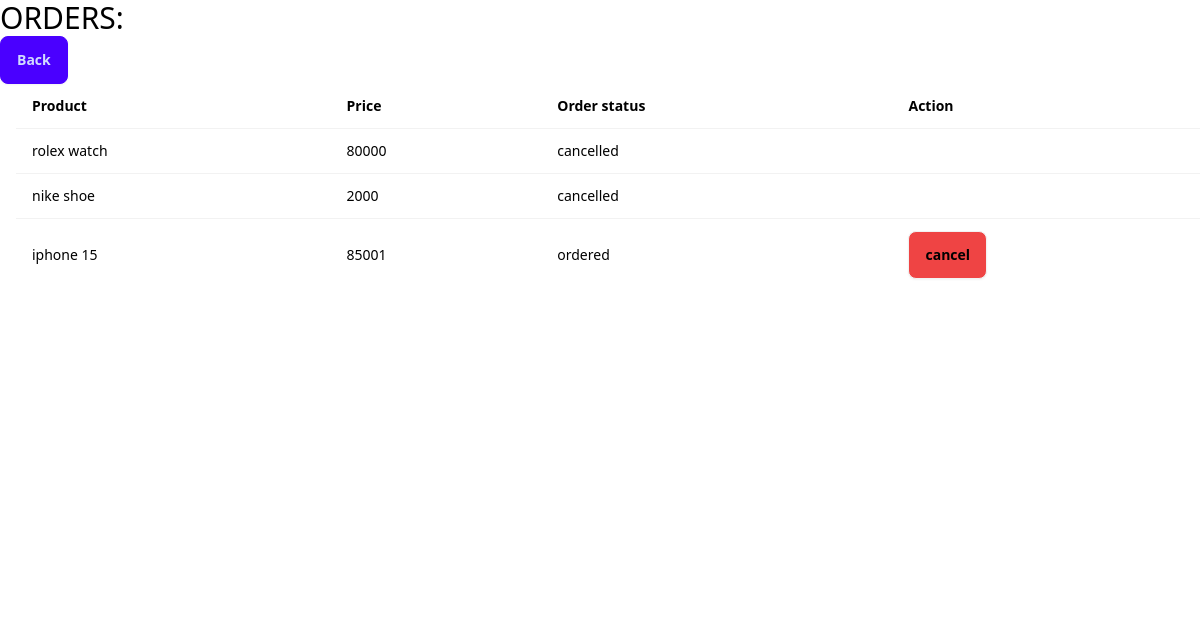
Page /customer_order_status.php (signed in) on the committed database.
### tables this page shows
CREATE TABLE `cart` (
  `id` int(11) NOT NULL,
  `product_name` varchar(100) NOT NULL,
  `product_price` varchar(100) NOT NULL,
  `order_status` varchar(500) NOT NULL,
  `email` varchar(100) DEFAULT NULL
);

### customer_order_status.php (the view, shortened to what this page needs)
<?php
include "./connection.php";
$user_email = $_SESSION['email'];
$sql = "SELECT * FROM cart WHERE email = ?";
$stmt = $conn->prepare($sql);
$stmt->bind_param("s", $user_email);
$stmt->execute();
$result = $stmt->get_result();
$productupdate = [];
if ($result->num_rows > 0) {
    while ($row = $result->fetch_assoc()) {
        $productupdate[] = $row;
    }
}
?>
<!DOCTYPE html>
<html>
<head>
    <link href="https://cdn.jsdelivr.net/npm/daisyui@4.12.10/dist/full.min.css" rel="stylesheet" type="text/css" />
    <script src="https://cdn.tailwindcss.com"></script>
</head>
<body>
<div class="bg-white text-black h-[600px]">
    <h1 class="text-3xl">ORDERS:</h1>
    <a href="contents.php" class="btn btn-primary">Back</a>
    <table class="table table-bordered text-black ml-4">
        <tr>
            <th>Product</th>
            <th>Price</th>
            <th>Order status</th>
            <th>Action</th>
        </tr>
        <?php
        foreach ($productupdate as $product) {
            echo "<tr>";
            echo "<td>".$product['product_name']."</td>";
            echo "<td>".$product['product_price']."</td>";
            echo "<td>".$product['order_status']."</td>";
            echo "<td>";
            if ($product['order_status'] != 'cancelled') {
            echo "<a href='deleteorder.php?id=".$product['id']."' class='btn bg-red-500 text-black hover:bg-red-800 hover:text-white'>cancel</a>";
            }
            echo "</td>";
            echo "</tr>";
        }
        ?>
    </table>
</div>
</body>
</html>

### rows in the picture
cart: product_name "rolex watch", product_price "80000", order_status "cancelled"
cart: product_name "nike shoe", product_price "2000", order_status "cancelled"
cart: product_name "iphone 15", product_price "85001", order_status "ordered"
